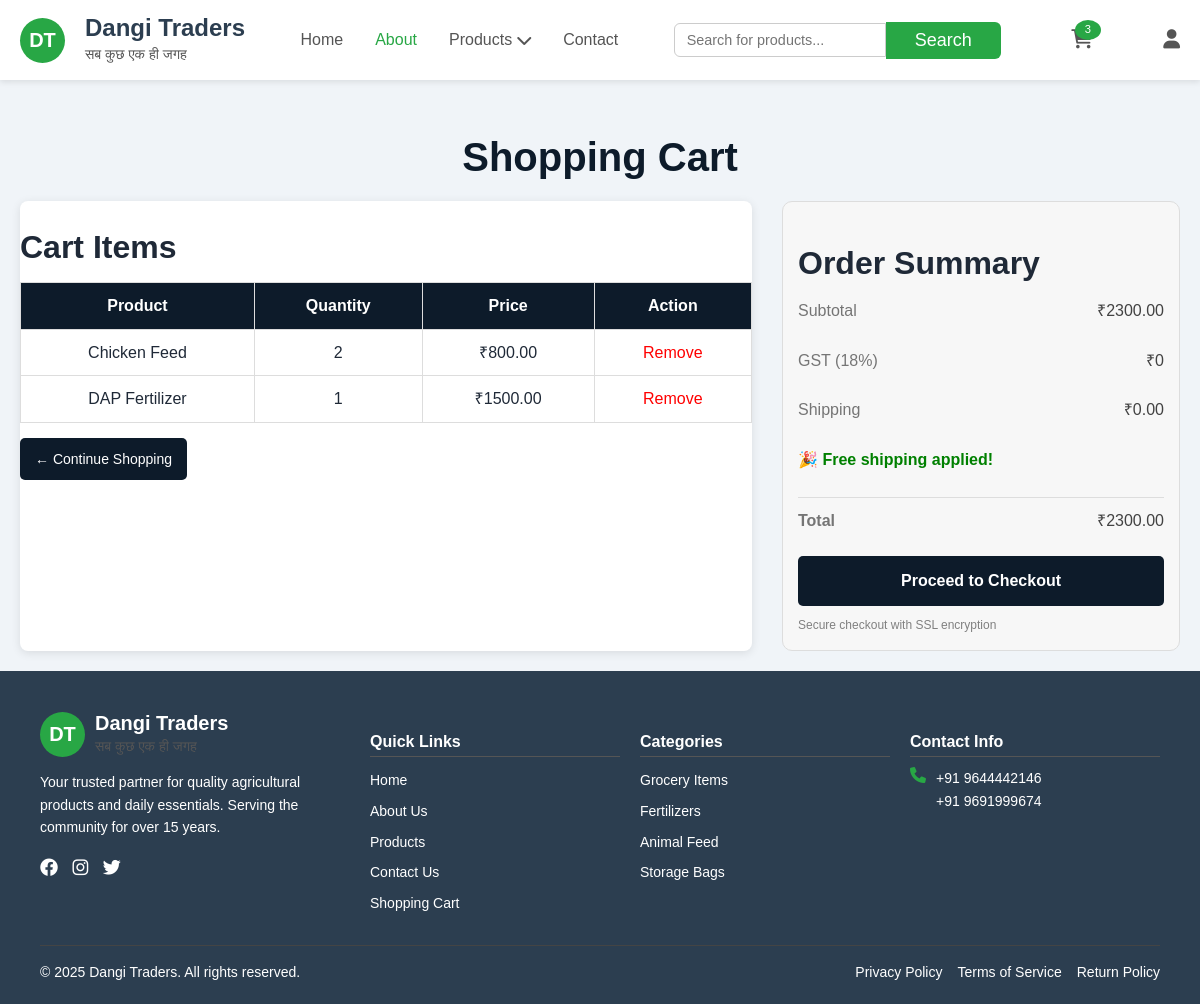
The app's page /customer_homepage/view_cart/ (signed in), older data.
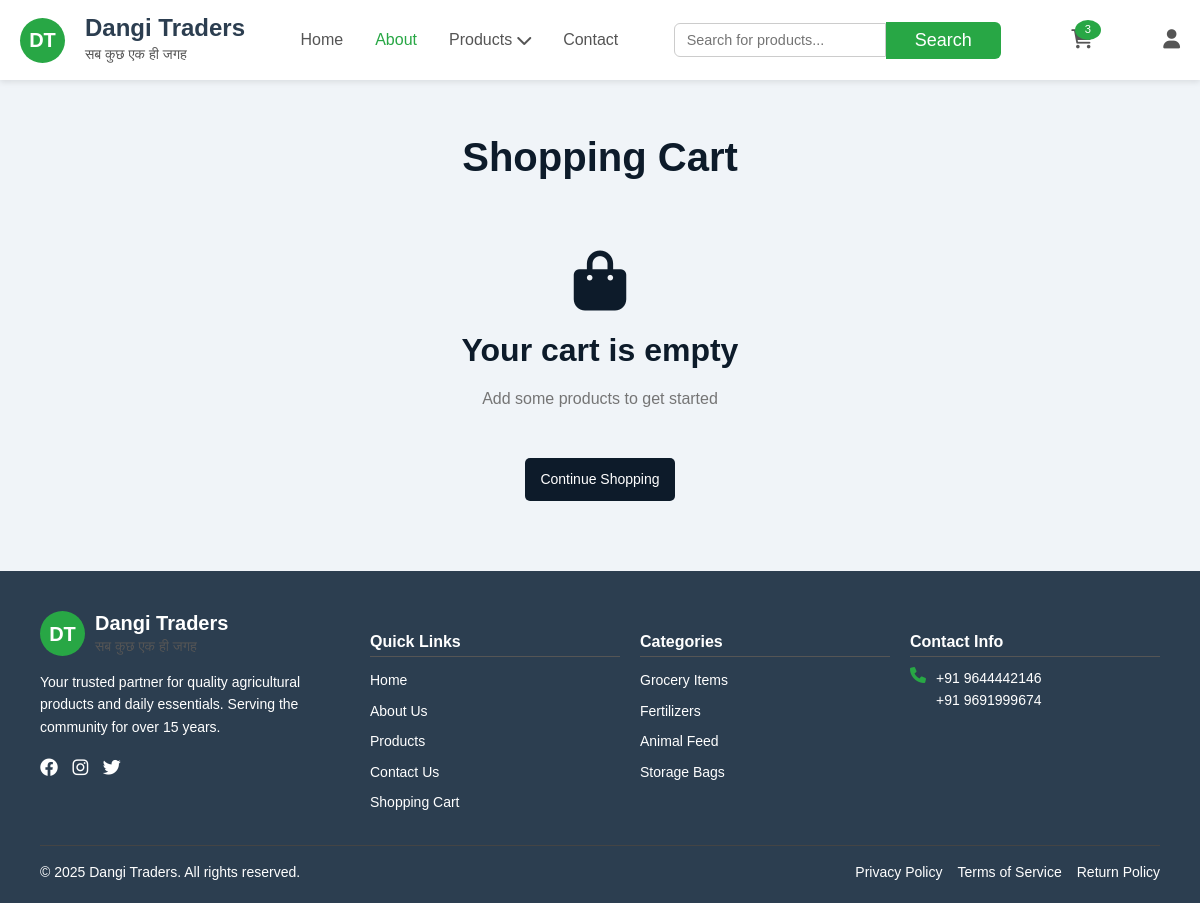
The same page, newer data.
### home/models.py (models this page shows, shortened)
class CartItem(models.Model):
    cart = models.ForeignKey(Cart, related_name='items', on_delete=models.CASCADE)
    product = models.ForeignKey(Product, on_delete=models.CASCADE)
    quantity = models.PositiveIntegerField(default=1)
    def get_total(self):
        return self.product.price * self.quantity

class Product(models.Model):
    name = models.CharField(max_length=100)
    description = HTMLField()
    price = models.DecimalField(max_digits=8, decimal_places=2)
    category = models.CharField(max_length=50)
    image = models.ImageField(upload_to='products/')
    stock = models.PositiveIntegerField(default=0)
    created_at = models.DateTimeField(auto_now_add=True)

### home/views.py (the view)
# urls.py: path('customer_homepage/view_cart/', views.view_cart, name='view_cart'),
@login_required
def view_cart(request):
    cart, created = Cart.objects.get_or_create(user=request.user)
    items = cart.items.all()
    subtotal = sum([item.get_total() for item in items])
    gst = (subtotal * Decimal('0.00')).quantize(Decimal('0'))
    shipping = Decimal('0.00')
    total = subtotal + gst + shipping
    return render(request, 'cart.html', {
        'items': items,
        'subtotal': subtotal,
        'gst': gst,
        'shipping': shipping,
        'total': total,
    })

### shop/templates/cart.html
{% extends 'base.html' %}
{% load static %}
{% block content %}
{% include "customerheader.html" %}
<section class="cart-section">
    <h1>Shopping Cart</h1>
    {% if items %}
    <div class="cart-container">
        <div class="cart-items">
            <h2>Cart Items</h2>
            <table class="cart-table">
                <thead>
                    <tr>
                        <th>Product</th>
                        <th>Quantity</th>
                        <th>Price</th>
                        <th>Action</th>
                    </tr>
                </thead>
                <tbody>
                    {% for item in items %}
                    <tr>
                        <td>{{ item.product.name }}</td>
                        <td>{{ item.quantity }}</td>
                        <td>₹{{ item.get_total }}</td>
                        <td>
                            <a href="{% url 'remove_from_cart' item.id %}" class="remove-link">Remove</a>
                        </td>
                    </tr>
                    {% endfor %}
                </tbody>
            </table>
            <a href="{% url 'all_products' %}" class="continue-btn">
                ← Continue Shopping
            </a>
        </div>
        <div class="order-summary">
            <h2>Order Summary</h2>
            <div class="summary-details">
                <div class="summary-row">
                    <span>Subtotal</span>
                    <span>₹{{ subtotal }}</span>
                </div>
                <div class="summary-row">
                    <span>GST (18%)</span>
                    <span>₹{{ gst }}</span>
                </div>
                <div class="summary-row">
                    <span>Shipping</span>
                    <span>₹{{ shipping }}</span>
                </div>
                {% if subtotal > 1000 %}
                <div class="free-shipping">
                    🎉 Free shipping applied!
                </div>
                {% endif %}
                <div class="summary-row total">
                    <span>Total</span>
                    <span>₹{{ total }}</span>
                </div>
            </div>
            <a href="{% url 'checkout_cart' %}" class="checkout-btn">
                Proceed to Checkout
            </a>
            <div class="secure-note">
                Secure checkout with SSL encryption
            </div>
        </div>
    </div>
    {% else %}
    <div class="empty-cart">
        <i class="fas fa-shopping-bag"></i>
        <h2>Your cart is empty</h2>
        <p>Add some products to get started</p>
        <a href="{% url 'all_products' %}" class="continue-btn">Continue Shopping</a>
    </div>
    {% endif %}
</section>
{% include "footer.html" %}
{% endblock %}

Row changes from the older to the newer data that the page shows:
removed CartItem: product.name "Chicken Feed", quantity "2", get_total "800.00"
removed CartItem: product.name "DAP Fertilizer", quantity "1", get_total "1500.00"
Text that changed along with them:
{{ subtotal }}: "2300.00" → (not shown)
{{ gst }}: "0" → (not shown)
{{ shipping }}: "0.00" → (not shown)
{{ total }}: "2300.00" → (not shown)
text no longer shown: "Cart Items Product Quantity Price Action ← Continue Shopping Order Summary Subtotal ₹ GST (18%) ₹ Shipping ₹ 🎉 Free shipping applied! Total ₹ Proceed to Checkout Secure checkout with SSL encryption"
text now shown: "Your cart is empty Add some products to get started Continue Shopping"
